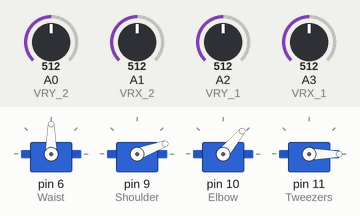
Recording of a sketch running on a simulated Arduino Uno, built with avr-gcc and run on an emulated ATmega328P. Parts: 4 × servo. Inputs (shaded band) come from the test bench; at power-on: A0 (VRY_2) = 512, A2 (VRY_1) = 512, A3 (VRX_1) = 512, A1 (VRX_2) = 512.

Above: at 1.2 s.
1.3 s: A0 (VRY_2) set to 667
2.8 s: A0 (VRY_2) set to 688
At 3.26 s:
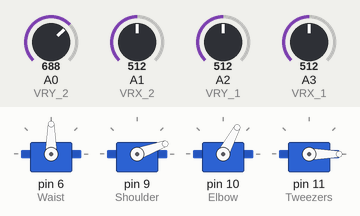
At 4.5 s:
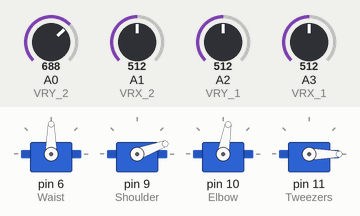
5.8 s: A2 (VRY_1) set to 667
7.3 s: A2 (VRY_1) set to 689
At 7.78 s:
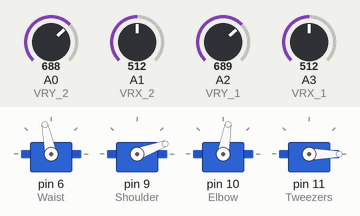
10.3 s: A3 (VRX_1) set to 348
13.3 s: A3 (VRX_1) set to 324
At 16.0 s:
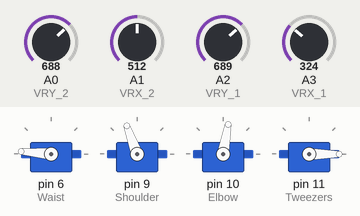
Timing chart, 0 to 17.3 s (numbered marks = the images above; inputs shaded):
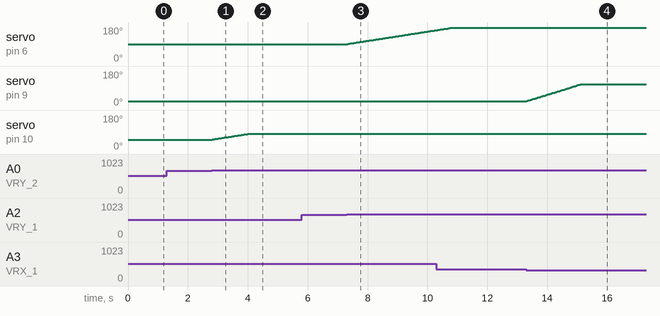

Measured:
- the behaviour switches between 680 and 681 on A0 (VRY_2) (found by bisection; images 0 and 1)
- the behaviour switches between 680 and 681 on A2 (VRY_1) (found by bisection; images 2 and 3)
- the behaviour switches between 340 and 339 on A3 (VRX_1) (found by bisection; images 3 and 4)
- after the input at 1.3 s, every drawn part: stays the same
- after the input at 2.8 s, servo on pin 10 (Elbow): moves from 50° to 80° over 1.2 s, starting at once
- after the input at 5.8 s, every drawn part: stays the same
- after the input at 7.3 s, servo on pin 6 (Waist): moves from 90° to 163° over 2.9 s, starting at once
- after the input at 13.3 s, servo on pin 9 (Shoulder): moves from 20° to 110° over 1.8 s, starting at once

The sketch:

sketch_jan4a.ino
```cpp
#include <Servo.h>

Servo Waist; // servo ko declare loat chin
Servo Shoulder;
Servo Elbow;
Servo Tweezers;

int Degree_Waist = 90; // servo degree set loat chin
int Degree_Shoulder = 20;
int Degree_Elbow = 50;
int Degree_Tweezers = 0;

#define VRY_2 A0 // joystick 2 Y coordinate ko analogpin A0
#define VRX_2 A1 // joystick 2 X coordinate ko analogpin A1
#define VRY_1 A2 // joystick 1 Y coordinate ko analogpin A2
#define VRX_1 A3 // joystick 1 X coordinate ko analogpin A3

void setup() {
  Waist.attach(6); // servo ko digitalpin 6
  Shoulder.attach(9);
  Elbow.attach(10);
  Tweezers.attach(11);

  pinMode(VRY_2, INPUT);
  pinMode(VRX_2, INPUT);
  pinMode(VRY_1, INPUT);
  pinMode(VRX_1, INPUT);
}

void loop() {
  int LVRY_1 = analogRead(VRY_1);
  int LVRX_1 = analogRead(VRX_1);
  int LVRY_2 = analogRead(VRY_2);
  int LVRX_2 = analogRead(VRX_2);

  if (LVRY_1 < 340) Degree_Waist -=1;
  else if (LVRY_1 > 680) Degree_Waist +=1;
  Degree_Waist = min(175, max(0,Degree_Waist));

  if (LVRX_1 < 340) Degree_Shoulder +=2;
  else if (LVRX_1 > 680) Degree_Shoulder -=2;
  Degree_Shoulder = min(110, max(10, Degree_Shoulder));

  if (LVRY_2 < 340) Degree_Elbow -=1;
  else if (LVRY_2 > 680) Degree_Elbow +=1;
  Degree_Elbow = min(80,max(0, Degree_Elbow));

  if (LVRX_2 < 340) Degree_Tweezers -=3;
  else if (LVRX_2 > 680) Degree_Tweezers +=2;
  Degree_Tweezers = min(58, max(0,Degree_Tweezers));

  Waist.write(Degree_Waist);
  Shoulder.write(Degree_Shoulder);
  Elbow.write(Degree_Elbow);
  Tweezers.write(Degree_Tweezers);

  delay(40);

}
```
